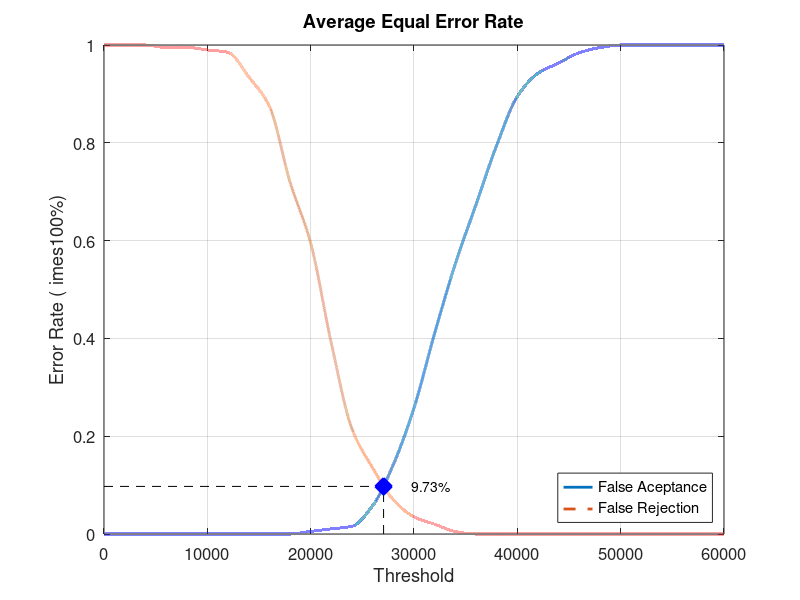
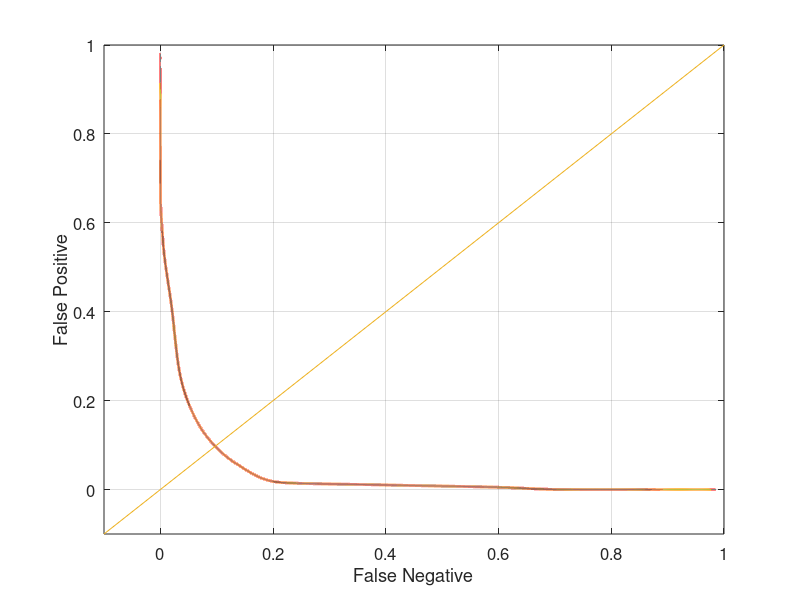

The MATLAB script that drew these images, in order:
close all;
clear;
clc;
x = 0:2000:60000;
xq = 0:0.5:60000;

y0 = [0 0 0 0 0 0 0 0 0 0 0.00526316 0.0105263 0.0157895 0.0578947 0.142105 0.257895 0.410526 0.552632 0.673684 0.794737 0.894737 0.942105 0.963158 0.984211 0.994737 1 1 1 1 1 1]
yy0 = interp1(x, y0, xq, 'pchip');
y1 = [1 1 1 0.995 0.995 0.99 0.985 0.935 0.875 0.72 0.595 0.39 0.215 0.135 0.07 0.035 0.02 0.005 0 0 0 0 0 0 0 0 0 0 0 0 0]
yy1 = interp1(x, y1, xq, 'pchip');

% Calculating EER: 
y2 = abs(y0 - y1);
find(y2 == min(y2))
yy2 = abs(yy0 - yy1);
xEER = find(yy2 == min(yy2));
xEERIndex = xq(xEER) % X-axis EER
yEER = yy0(xEER) % Y-axis EER

main = figure
plot(xq, yy0,'-','LineWidth', 2);	hold on
plot(xq, yy1,'--','LineWidth', 2);	hold on
plot([xEERIndex xEERIndex], [0 yEER], 'k--');	hold on
plot([0 xEERIndex], [yEER yEER], 'k--');	hold on
plot(xEERIndex, yEER, 'bx', 'LineWidth', 10);	hold on
text(xEERIndex + 10 * xEERIndex / 100, yEER, [num2str(round((10000 * yEER)) / 100) '%'])
legend('False Aceptance', 'False Rejection', 'Location', 'SouthEast')
xlabel('Threshold')
ylabel('Error Rate (	imes100%)')
title('Average Equal Error Rate')
set(gca, 'FontSize', 12)
axis([0 60000 0 1])
grid on

print(main, 'Database1_1Main', '-dpng');
FNRxFPR = figure('Color', [1 1 1]);
plot(yy1, yy0, '-', yy1, yy0, 'LineWidth', 2);
hold on
y = -0.1:0.1:1
plot(y, y); 
set(gca, 'FontSize', 12)
xlabel('False Negative')
ylabel('False Positive')
axis([-0.1 1 -0.1 1])
set(gca, 'FontSize', 12)
grid on

print(FNRxFPR, 'Database1_1FNRxFPR','-dpng');
